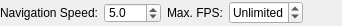
<?xml version="1.0" encoding="UTF-8"?>
<ui version="4.0">
 <class>MiscToolBar</class>
 <widget class="QWidget" name="MiscToolBar">
  <property name="geometry">
   <rect>
    <x>0</x>
    <y>0</y>
    <width>342</width>
    <height>26</height>
   </rect>
  </property>
  <property name="windowTitle">
   <string>Form</string>
  </property>
  <layout class="QHBoxLayout">
   <property name="margin">
    <number>0</number>
   </property>
   <item>
    <widget class="QLabel" name="label">
     <property name="text">
      <string>Navigation Speed:</string>
     </property>
    </widget>
   </item>
   <item>
    <widget class="QDoubleSpinBox" name="m_navigationSpeed">
     <property name="sizePolicy">
      <sizepolicy hsizetype="Minimum" vsizetype="Minimum">
       <horstretch>0</horstretch>
       <verstretch>0</verstretch>
      </sizepolicy>
     </property>
     <property name="maximumSize">
      <size>
       <width>16777215</width>
       <height>20</height>
      </size>
     </property>
     <property name="statusTip">
      <string>Specifies the strength of mouse and key movements within the scene</string>
     </property>
     <property name="accelerated">
      <bool>true</bool>
     </property>
     <property name="decimals">
      <number>1</number>
     </property>
     <property name="minimum">
      <double>0.100000000000000</double>
     </property>
     <property name="maximum">
      <double>100.000000000000000</double>
     </property>
     <property name="singleStep">
      <double>0.500000000000000</double>
     </property>
     <property name="value">
      <double>5.000000000000000</double>
     </property>
    </widget>
   </item>
   <item>
    <widget class="QLabel" name="label_2">
     <property name="text">
      <string>Max. FPS:</string>
     </property>
    </widget>
   </item>
   <item>
    <widget class="QSpinBox" name="m_fpsSettings">
     <property name="sizePolicy">
      <sizepolicy hsizetype="Preferred" vsizetype="Fixed">
       <horstretch>0</horstretch>
       <verstretch>0</verstretch>
      </sizepolicy>
     </property>
     <property name="minimumSize">
      <size>
       <width>67</width>
       <height>20</height>
      </size>
     </property>
     <property name="statusTip">
      <string>Sets the timer intervalls for the rendering</string>
     </property>
     <property name="wrapping">
      <bool>true</bool>
     </property>
     <property name="specialValueText">
      <string>Unlimited</string>
     </property>
     <property name="accelerated">
      <bool>true</bool>
     </property>
     <property name="maximum">
      <number>100</number>
     </property>
    </widget>
   </item>
   <item>
    <spacer>
     <property name="orientation">
      <enum>Qt::Horizontal</enum>
     </property>
     <property name="sizeHint" stdset="0">
      <size>
       <width>0</width>
       <height>22</height>
      </size>
     </property>
    </spacer>
   </item>
  </layout>
 </widget>
 <resources/>
 <connections/>
</ui>
